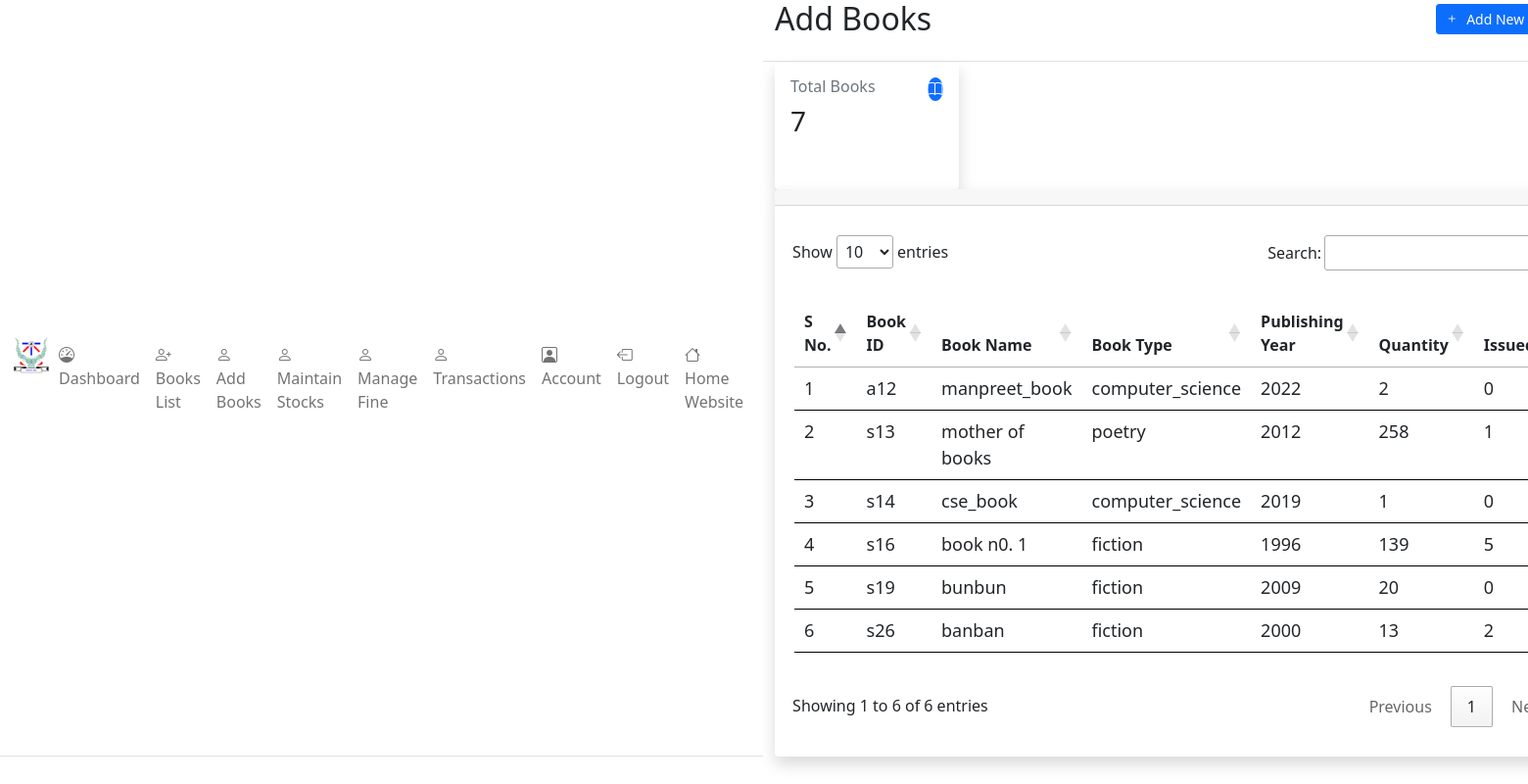
Page /frontend/admin/see_books.php (signed in) on the committed database.
### tables this page shows
CREATE TABLE `books` (
  `book_id` varchar(255) NOT NULL,
  `quantity` int(11) NOT NULL,
  `total_issued` int(11) NOT NULL DEFAULT 0,
  `added_date` timestamp NOT NULL DEFAULT current_timestamp(),
  `publishing_year` varchar(255) NOT NULL
);

CREATE TABLE `book_name` (
  `book_id` varchar(255) NOT NULL DEFAULT '',
  `book_name` varchar(255) NOT NULL DEFAULT ''
);

CREATE TABLE `book_type` (
  `book_id` varchar(255) NOT NULL,
  `type` varchar(255) DEFAULT NULL
);

### frontend/admin/see_books.php (the view, shortened to what this page needs)
<?php
include("../../backend/config.php");
?>
<!DOCTYPE html>
<html lang="en">
<head>
    <?php require('./admin_components/header_links.php'); ?>
</head>
<body>
    <div class="d-flex flex-column flex-lg-row h-lg-full bg-surface-secondary">
        <?php require('./admin_components/side_bar.php'); ?>
        <div class="h-screen flex-grow-1 overflow-y-lg-auto">
            <header class="bg-surface-primary border-bottom pt-6">
                <div class="container-fluid">
                    <div class="mb-npx">
                        <div class="row align-items-center">
                            <div class="col-sm-6 col-12 mb-4 mb-sm-0">
                                <h1 class="h2 mb-0 ls-tight"> Add Books</h1>
                            </div>
                            <div class="col-sm-6 col-12 text-sm-end">
                                <div class="mx-n1">
                                    <a href="./new_book.php" class="btn d-inline-flex btn-sm btn-primary mx-1">
                                        <span class=" pe-2">
                                            <i class="bi bi-plus"></i>
                                        </span>
                                        <span>Add New Books</span>
                                    </a>
                                </div>
                            </div>
                        </div>
                    </div>
                </div>
            </header>
            <main class="py-6 bg-surface-secondary">
                <div class="container-fluid">
                    <div class="row g-6 mb-6">
                        <div class="col-xl-3 col-sm-6 col-12">
                            <div class="card shadow border-0 overflow_style" style="height: 130px;">
                                <div class="card-body">
                                    <div class="row">
                                        <div class="col">
                                            <span class="h6 font-semibold text-muted text-sm d-block mb-2">Total
                                                Books</span>
                                            <?php
                            $stmt="SELECT count(book_id) FROM `books`";
                            $sql=mysqli_prepare($conn, $stmt);
                            $is_admin=2;
                            mysqli_stmt_bind_param($sql,'i',$is_admin);
                            $result=mysqli_stmt_execute($sql);
                                if ($result){
                                    $data= mysqli_stmt_get_result($sql);
                                    while ($row = mysqli_fetch_array($data)){
                                ?>
                                            <span class="h3 font-bold mb-0">
                                                <?php echo $row[0]; ?>
                                            </span>
                                            <?php }
                            }
                        ?>
                                        </div>
                                        <div class="col-auto">
                                            <div class="icon icon-shape bg-primary text-white text-lg rounded-circle">
                                                <i class="bi bi-book"></i>
                                            </div>
                                        </div>
                                    </div>
                                </div>
                            </div>
                        </div>
                    </div>
                    <div class="card shadow border-0 mb-7">
                        <div class="card-header">
                        </div>
                        <div class="table-responsive" style="padding: 30px 18px;">
                            <table class="table table-hover table-nowrap" id="myTable"
                                style="border: 0px solid black !important; padding: 30px 2px;">
                                <thead class="thead-light">
                                    <tr>
                                        <th style="font-size: 16px;">S No.</th>
                                        <th style="font-size: 16px;">Book ID</th>
                                        <th style="font-size: 16px;">Book Name</th>
                                        <th style="font-size: 16px;">Book Type</th>
                                        <th style="font-size: 16px;">Publishing Year</th>
                                        <th style="font-size: 16px;">Quantity</th>
                                        <th style="font-size: 16px;">Issued</th>
                                    </tr>
                                </thead>
                                <tbody>
                                    <?php
                                        $stmt="SELECT books.book_id AS b_id,books.quantity AS
                                        quantity,books.total_issued, books.publishing_year AS year,book_name.book_name as b_name,book_type.type as type FROM books JOIN book_name ON (books.book_id=book_name.book_id) JOIN book_type ON (book_name.book_id=book_type.book_id)";
                                        $sql=mysqli_prepare($conn, $stmt);
                                        $result=mysqli_stmt_execute($sql);
                                        if ($result){
                                                $data= mysqli_stmt_get_result($sql);
                                                $sno=1;
                                                while ($row = mysqli_fetch_array($data)){
                                    ?>
                                    <tr>
                                        <td style="font-size: 18px;">
                                            <?php echo $sno;?>
                                        </td>
                                        <td style="font-size: 18px;">
                                            <?php echo $row["b_id"];?>
                                        </td>
                                        <td style="font-size: 18px;">
                                            <?php echo $row["b_name"];?>
                                        </td>
                                        <td style="font-size: 18px;">
                                            <?php echo $row["type"];?>
                                        </td>
                                        <td style="font-size: 18px;">
                                            <?php echo $row["year"];?>
                                        </td>
                                        <td style="font-size: 18px;">
                                            <?php echo $row["quantity"];?>
                                        </td>
                                        <td style="font-size: 18px;">
                                            <?php echo $row["total_issued"];?>
                                        </td>
                                    </tr>
                                    <?php
                                    $sno++;
                                    }
                                }
                                else{
                                    echo mysqli_error($conn);
                                }
                                ?>
                                </tbody>
                            </table>
                        </div>
                    </div>
                </div>
            </main>
        </div>
    </div>
</body>
</html>

### frontend/admin/admin_components/header_links.php (shortened to what this page needs)
<link href="https://cdn.jsdelivr.net/npm/bootstrap@5.1.3/dist/css/bootstrap.min.css" rel="stylesheet">
<link rel="stylesheet" href="//cdn.datatables.net/1.11.4/css/jquery.dataTables.min.css">
<link rel="stylesheet" href="./css/dashboard.css">

### frontend/admin/admin_components/side_bar.php (shortened to what this page needs)
<nav class="navbar show navbar-vertical h-lg-screen navbar-expand-lg px-0 py-3 navbar-light bg-white border-bottom border-bottom-lg-0 border-end-lg"
    id="navbarVertical">
    <div class="container-fluid">
        <a class="navbar-brand py-lg-2 mb-lg-5 px-lg-6 me-0" href="#">
            <img src="../images/logo_iiita.png" style="object-fit: cover; max-height: 40px;" alt="...">
        </a>
        <div class="collapse navbar-collapse" id="sidebarCollapse">
            <ul class="navbar-nav">
                <li class="nav-item">
                    <a class="nav-link" href="./dashboard.php">
                        <i class="bi bi-speedometer"></i> Dashboard
                    </a>
                </li>
                <li class="nav-item">
                    <a class="nav-link" href="./see_books.php">
                        <i class="bi bi-person-plus"></i> Books List
                    </a>
                </li>
                <li class="nav-item">
                    <a class="nav-link" href="./new_book.php">
                        <i class="bi bi-person"></i> Add Books
                    </a>
                </li>
                <li class="nav-item">
                    <a class="nav-link" href="./maintain_stocks.php">
                        <i class="bi bi-person"></i> Maintain Stocks
                    </a>
                </li>
                <li class="nav-item">
                    <a class="nav-link" href="./manage_fine.php">
                        <i class="bi bi-person"></i> Manage Fine
                    </a>
                </li>
                <li class="nav-item">
                    <a class="nav-link" href="./transactions.php">
                        <i class="bi bi-person"></i> Transactions
                    </a>
                </li>
                <li class="nav-item">
                    <a class="nav-link" href="./profile.php">
                        <i class="bi bi-person-square"></i> Account
                    </a>
                </li>
                <li class="nav-item">
                    <a class="nav-link" href="../../backend/login_signup/logout.php">
                        <i class="bi bi-box-arrow-left"></i> Logout
                    </a>
                </li>
                <li class="nav-item">
                    <a class="nav-link" href="../../index.php">
                        <i class="bi bi-house"></i> Home Website
                    </a>
                </li>
            </ul>
        </div>
    </div>
</nav>

### frontend/admin/css/dashboard.css (style rules this page uses)
.overflow_style { overflow: auto; }
.overflow_style { -ms-overflow-style: none; scrollbar-width: none; }

### rows in the picture
books: book_id "a12", book_name.book_name "manpreet_book", book_type.type "computer_science", publishing_year "2022", quantity "2", total_issued "0"
books: book_id "s13", book_name.book_name "mother of books", book_type.type "poetry", publishing_year "2012", quantity "258", total_issued "1"
books: book_id "s14", book_name.book_name "cse_book", book_type.type "computer_science", publishing_year "2019", quantity "1", total_issued "0"
books: book_id "s16", book_name.book_name "book n0. 1", book_type.type "fiction", publishing_year "1996", quantity "139", total_issued "5"
books: book_id "s19", book_name.book_name "bunbun", book_type.type "fiction", publishing_year "2009", quantity "20", total_issued "0"
books: book_id "s26", book_name.book_name "banban", book_type.type "fiction", publishing_year "2000", quantity "13", total_issued "2"

### other values in the picture
$row[0] "7"
